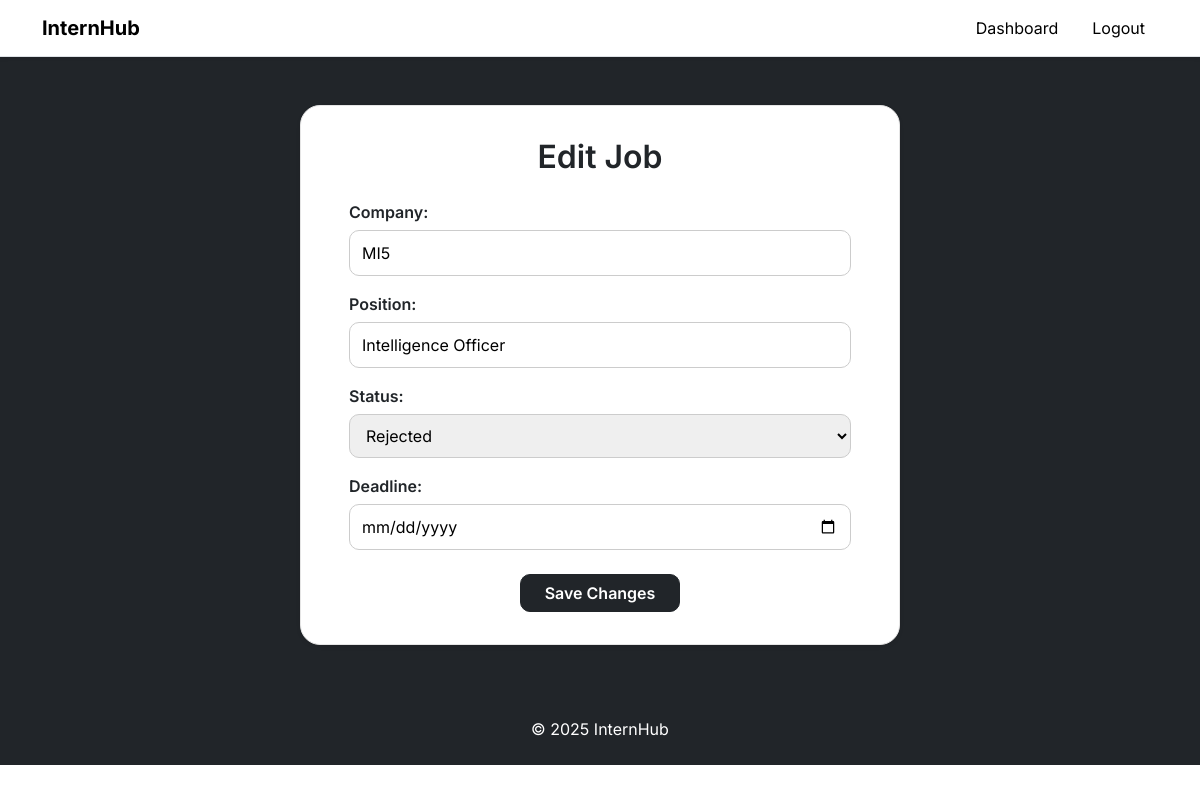
/edit-job/8 (signed in), run on an earlier commit of the app's database.
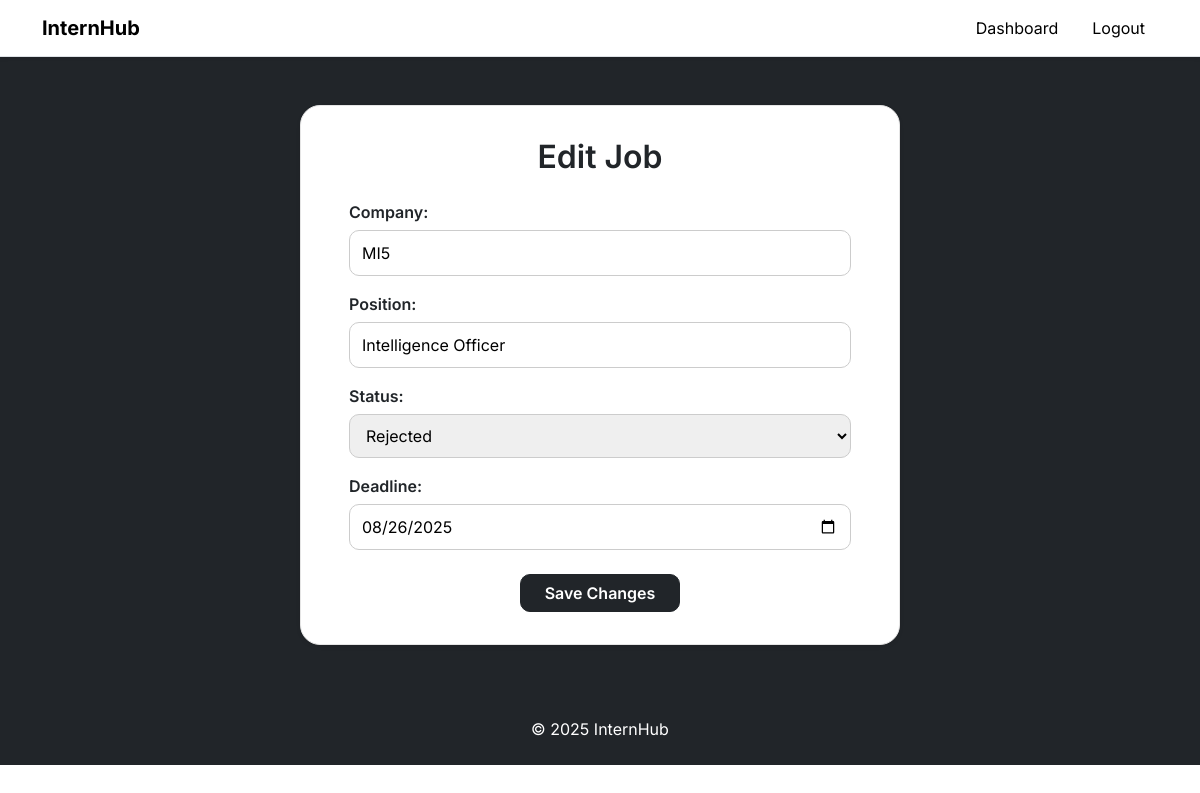
And on a later commit of the database.
### internhub/models.py (models this page shows)
class Job(models.Model):
    STATUS_CHOICES = [
        ('applied', 'Applied'),
        ('interview', 'Interview Scheduled'),
        ('offer', 'Offer Received'),
        ('rejected', 'Rejected'),
        ('saved', 'Saved / Draft'),
    ]
    user = models.ForeignKey(User, on_delete=models.CASCADE, related_name="jobs")
    company = models.CharField(max_length=100)
    position = models.CharField(max_length=100)
    status = models.CharField(max_length=20, choices=STATUS_CHOICES, default='applied')
    deadline = models.DateField(null=True, blank=True)
    created_at = models.DateTimeField(auto_now_add=True)

### internhub/views.py (the view)
# urls.py: path('edit-job/<int:job_id>', views.edit_job, name="edit_job"),
@login_required
def edit_job(request, job_id):
    job = get_object_or_404(Job, id=job_id, user=request.user)
    form = JobForm(instance=job)
    print(job.company)
    if request.method == 'POST':
        form = JobForm(request.POST, instance=job)
        if form.is_valid():
            form.save()
            return redirect('dashboard')  # Redirect after successful update
    else:
        form = JobForm(instance=job)
    return render(request, 'edit_job.html', {'form': form, 'job': job})

### internhub/forms.py
class JobForm(forms.ModelForm):
    class Meta:
        model = Job
        fields = ['company', 'position', 'status', 'deadline']
        widgets = {
            'deadline': forms.DateInput(attrs={'type': 'date'}),
        }

### internhub/templates/edit_job.html (shortened to what this page needs)
{% extends 'base_templates/base.html' %}
{% load static %}
{% block content %}
<div class="background-color-styling py-5">
  <div class="container d-flex justify-content-center align-items-center">
    <div class="add-job-container-styling shadow-sm">
      <h2 class="fw-semibold mb-4 text-center">Edit Job</h2>
      <form method="POST" class="add-job-form-styling">
        <div class="mb-3">
          {{ form.company.label_tag }}
          {{ form.company }}
        </div>
        <div class="mb-3">
          {{ form.position.label_tag }}
          {{ form.position }}
        </div>
        <div class="mb-3">
          {{ form.status.label_tag }}
          {{ form.status }}
        </div>
        <div class="mb-4">
          {{ form.deadline.label_tag }}
          {{ form.deadline }}
        </div>
        <div class="text-center">
          <button type="submit" class="btn btn-dark px-4">Save Changes</button>
        </div>
      </form>
    </div>
  </div>
</div>
{% endblock %}

What changed in the data, as far as the page shows it:
changed Job "MI5": deadline (not shown) → "08/26/2025"
